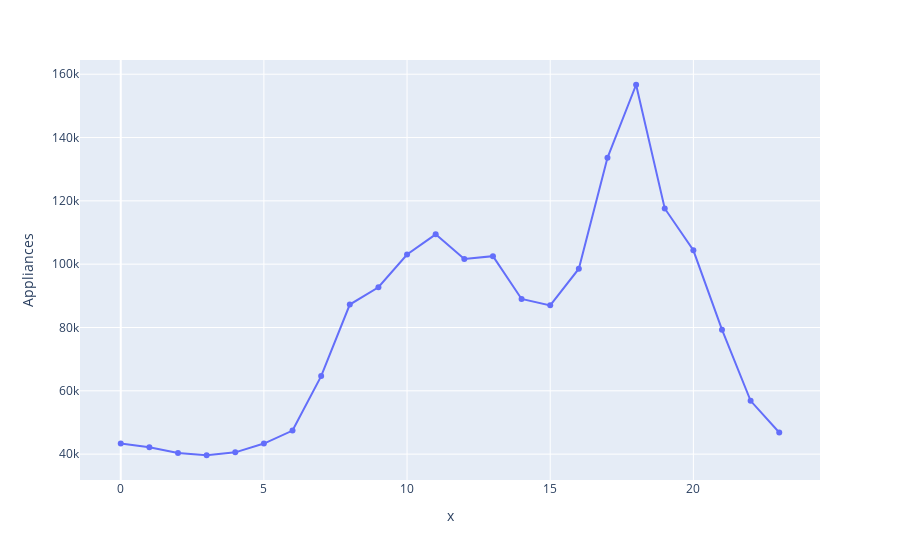

Here is the notebook cell this chart was saved with:
### Code cell
hour_sum= dfk.groupby('hour').sum()
px.line(hour_sum, y = 'Appliances', x = hour_sum.index).update_traces(mode='lines+markers')

### Figure 1 — Plotly figure (JSON) as saved in the notebook; plotly's stock layout.template omitted (floating-point values rounded to 4 significant figures)
{"data": [{"hoverlabel": {"namelength": 0}, "hovertemplate": "x=%{x}<br>Appliances=%{y}", "legendgroup": "", "line": {"color": "#636efa", "dash": "solid"}, "mode": "lines+markers", "name": "", "showlegend": false, "type": "scatter", "x": [0, 1, 2, 3, 4, 5, 6, 7, 8, 9, 10, 11, 12, 13, 14, 15, 16, 17, 18, 19, 20, 21, 22, 23], "xaxis": "x", "y": [43390, 42190, 40340, 39650, 40570, 43350, 47440, 64650, 87250, 92710, 103060, 109430, 101630, 102540, 89010, 86990, 98560, 133600, 156670, 117600, 104380, 79320, 56840, 46840], "yaxis": "y"}], "layout": {"legend": {"tracegroupgap": 0}, "margin": {"t": 60}, "xaxis": {"anchor": "y", "domain": [0, 1], "title": {"text": "x"}}, "yaxis": {"anchor": "x", "domain": [0, 1], "title": {"text": "Appliances"}}}}
